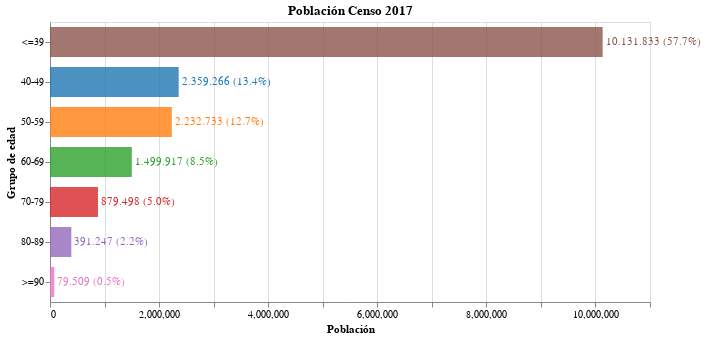

Notebook cell for this chart:
### Code cell
#hide_input
bars = alt.Chart(new_censo.reset_index()).mark_bar(opacity=0.8, size=30).encode(
    x = alt.X('Poblacion', axis=alt.Axis(title="Población")),
    y = alt.Y('Grupo de edad', sort=grupo_de_edad),
    tooltip = ['Grupo de edad', 'Poblacion', 'Porcentaje'],
    color = alt.Color('Grupo de edad', scale=alt.Scale(scheme='category10'), legend=None),
    order = alt.Order('index:O')
)

text = bars.mark_text(
    align='left',
    baseline='middle',
    dx=3  # Nudges text to right so it doesn't appear on top of the bar
).encode(
    text=alt.Text('Texto')
)

bars.properties(
    title = f"Población Censo 2017",
    width = 600,
    height = alt.Step(40)
) + text

### Figure 1 — Vega-Lite specification as saved in the notebook (floating-point values rounded to 4 significant figures)
{"config": {"view": {"continuousWidth": 400, "continuousHeight": 300}}, "layer": [{"mark": {"type": "bar", "opacity": 0.8, "size": 30}, "encoding": {"color": {"type": "nominal", "field": "Grupo de edad", "legend": null, "scale": {"scheme": "category10"}}, "order": {"type": "ordinal", "field": "index"}, "tooltip": [{"type": "nominal", "field": "Grupo de edad"}, {"type": "quantitative", "field": "Poblacion"}, {"type": "quantitative", "field": "Porcentaje"}], "x": {"type": "quantitative", "axis": {"title": "Población"}, "field": "Poblacion"}, "y": {"type": "nominal", "field": "Grupo de edad", "sort": ["<=39", "40-49", "50-59", "60-69", "70-79", "80-89", ">=90"]}}, "height": {"step": 40}, "title": "Población Censo 2017", "width": 600}, {"mark": {"type": "text", "align": "left", "baseline": "middle", "dx": 3}, "encoding": {"color": {"type": "nominal", "field": "Grupo de edad", "legend": null, "scale": {"scheme": "category10"}}, "order": {"type": "ordinal", "field": "index"}, "text": {"type": "nominal", "field": "Texto"}, "tooltip": [{"type": "nominal", "field": "Grupo de edad"}, {"type": "quantitative", "field": "Poblacion"}, {"type": "quantitative", "field": "Porcentaje"}], "x": {"type": "quantitative", "axis": {"title": "Población"}, "field": "Poblacion"}, "y": {"type": "nominal", "field": "Grupo de edad", "sort": ["<=39", "40-49", "50-59", "60-69", "70-79", "80-89", ">=90"]}}}], "data": {"name": "data-e769c588c5c6be5dc493db10bec4ffdf"}, "$schema": "https://vega.github.io/schema/vega-lite/v4.8.1.json", "datasets": {"data-e769c588c5c6be5dc493db10bec4ffdf": [{"index": 0, "Grupo de edad": "<=39", "Poblacion": 10131833, "Porcentaje": 57.7, "Texto": "10.131.833 (57.7%)"}, {"index": 1, "Grupo de edad": "40-49", "Poblacion": 2359266, "Porcentaje": 13.4, "Texto": "2.359.266 (13.4%)"}, {"index": 2, "Grupo de edad": "50-59", "Poblacion": 2232733, "Porcentaje": 12.7, "Texto": "2.232.733 (12.7%)"}, {"index": 3, "Grupo de edad": "60-69", "Poblacion": 1499917, "Porcentaje": 8.5, "Texto": "1.499.917 (8.5%)"}, {"index": 4, "Grupo de edad": "70-79", "Poblacion": 879498, "Porcentaje": 5.0, "Texto": "879.498 (5.0%)"}, {"index": 5, "Grupo de edad": "80-89", "Poblacion": 391247, "Porcentaje": 2.2, "Texto": "391.247 (2.2%)"}, {"index": 6, "Grupo de edad": ">=90", "Poblacion": 79509, "Porcentaje": 0.5, "Texto": "79.509 (0.5%)"}]}}
